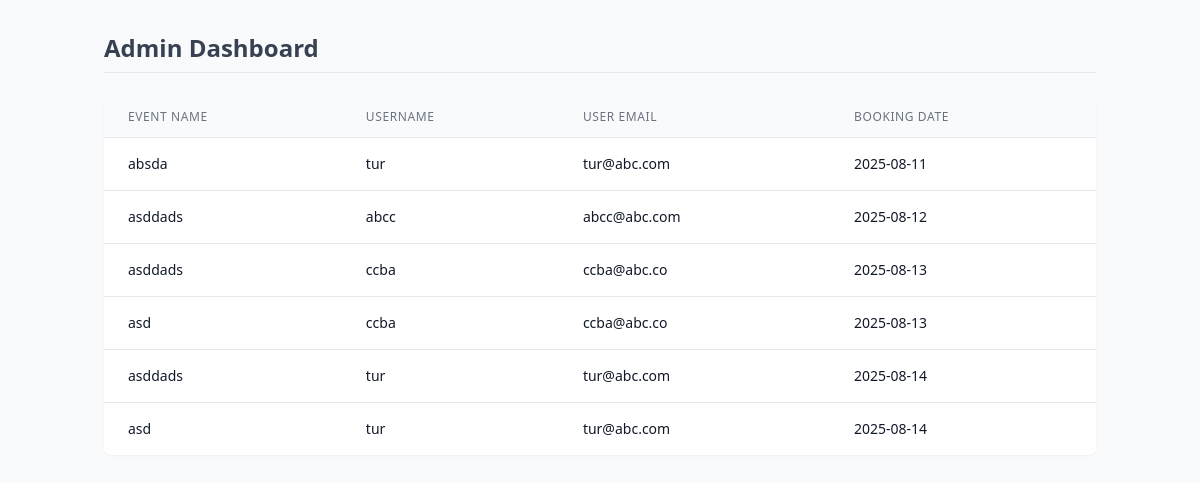
The app's page /adm_db (signed in) with its own data.
### app/models.py (models this page shows, shortened)
class Booking(db.Model):
    booking_id: so.Mapped[int] = so.mapped_column(primary_key=True)
    user_id: so.Mapped[int] = so.mapped_column(sa.ForeignKey('user.id'))
    event_id: so.Mapped[int] = so.mapped_column(sa.ForeignKey('event.event_id'))
    booked_at: so.Mapped[datetime] = so.mapped_column(default=lambda: datetime.now(timezone.utc))
    user: so.Mapped["User"] = so.relationship(back_populates="bookings")
    event: so.Mapped["Event"] = so.relationship(back_populates="bookings")

class Event(db.Model):
    event_id: so.Mapped[int] = so.mapped_column(primary_key=True)
    title: so.Mapped[str] = so.mapped_column(sa.String(128), index=True, unique=True)
    description: so.Mapped[str] = so.mapped_column(sa.String(256), index=True)
    date: so.Mapped[datetime.date] = so.mapped_column(sa.Date)
    time: so.Mapped[datetime.time] = so.mapped_column(sa.Time, nullable=False)
    location: so.Mapped[str] = so.mapped_column(sa.String(30))
    total_seats: so.Mapped[int] = so.mapped_column()
    seats_left: so.Mapped[int] = so.mapped_column(default=0)
    created_by: so.Mapped[str] = so.mapped_column(sa.String(64))
    bookings: so.Mapped[list["Booking"]] = so.relationship(back_populates="event",
                                                           cascade="all, delete-orphan")

class User(UserMixin, db.Model):
    id: so.Mapped[int] = so.mapped_column(primary_key=True)
    username: so.Mapped[str] = so.mapped_column(sa.String(64), index=True, unique=True)
    email: so.Mapped[str] = so.mapped_column(sa.String(64), index=True, unique=True)
    password_hash: so.Mapped[Optional[str]] = so.mapped_column(sa.String(256))
    role: so.Mapped[str] = so.mapped_column(sa.String(20), nullable=False, default='user')
    bookings: so.Mapped[list["Booking"]] = so.relationship(back_populates="user",
                                                  cascade='all, delete-orphan')

### app/routes.py (the view)
@app.route('/adm_db')
@login_required
@admin_required
def admin_dashboard():
    bookings = (
        db.session.query(Booking).join(User, Booking.user_id == User.id).
        join(Event, Booking.event_id == Event.event_id).all()
    )
    return render_template('admin_dashboard.html', bookings=bookings)

### app/models.py (called while the page is built)
@login.user_loader
def load_user(id):
    return db.session.get(User, int(id))

### app/utils.py (called while the page is built)
def admin_required(f):
    @wraps(f)
    def decorated_function(*args, **kwargs):
        if not current_user.is_authenticated or current_user.role != 'admin':
            abort(403)
        return f(*args, **kwargs)
    return decorated_function

### app/templates/admin_dashboard.html (shortened to what this page needs)
<!DOCTYPE html>
<html lang="en">
<head>
    <script src="https://cdn.tailwindcss.com"></script>
</head>
<body class="bg-gray-50 text-gray-800 min-h-screen">
    <div class="container mx-auto px-4 py-8">
        <div class="mb-6 pb-2 border-b border-gray-200">
            <h1 class="text-2xl font-semibold text-gray-700">Admin Dashboard</h1>
        </div>
        <div class="overflow-x-auto bg-white rounded-lg shadow-sm">
            <table class="min-w-full divide-y divide-gray-200">
                <thead class="bg-gray-50">
                    <tr>
                        <th scope="col" class="px-6 py-3 text-left text-xs font-medium text-gray-500 uppercase tracking-wider">Event Name</th>
                        <th scope="col" class="px-6 py-3 text-left text-xs font-medium text-gray-500 uppercase tracking-wider">Username</th>
                        <th scope="col" class="px-6 py-3 text-left text-xs font-medium text-gray-500 uppercase tracking-wider">User Email</th>
                        <th scope="col" class="px-6 py-3 text-left text-xs font-medium text-gray-500 uppercase tracking-wider">Booking Date</th>
                    </tr>
                </thead>
                <tbody class="bg-white divide-y divide-gray-200">
                    {% for booking in bookings %}
                    <tr class="hover:bg-gray-50 transition-colors duration-150">
                        <td class="px-6 py-4 whitespace-nowrap text-sm text-gray-900">{{ booking.event.title }}</td>
                        <td class="px-6 py-4 whitespace-nowrap text-sm text-gray-900">{{ booking.user.username }}</td>
                        <td class="px-6 py-4 whitespace-nowrap text-sm text-gray-900">{{ booking.user.email }}</td>
                        <td class="px-6 py-4 whitespace-nowrap text-sm text-gray-900">
                            {{ booking.booked_at.strftime('%Y-%m-%d') if booking.booked_at else 'N/A' }}
                        </td>
                    </tr>
                    {% endfor %}
                </tbody>
            </table>
        </div>
    </div>
</body>
</html>

### records on screen
Booking: event "absda", user.username "tur", user.email "tur@abc.com", booked_at "2025-08-11"
Booking: event "asddads", user.username "abcc", user.email "abcc@abc.com", booked_at "2025-08-12"
Booking: event "asddads", user.username "ccba", user.email "ccba@abc.co", booked_at "2025-08-13"
Booking: event "asd", user.username "ccba", user.email "ccba@abc.co", booked_at "2025-08-13"
Booking: event "asddads", user.username "tur", user.email "tur@abc.com", booked_at "2025-08-14"
Booking: event "asd", user.username "tur", user.email "tur@abc.com", booked_at "2025-08-14"
